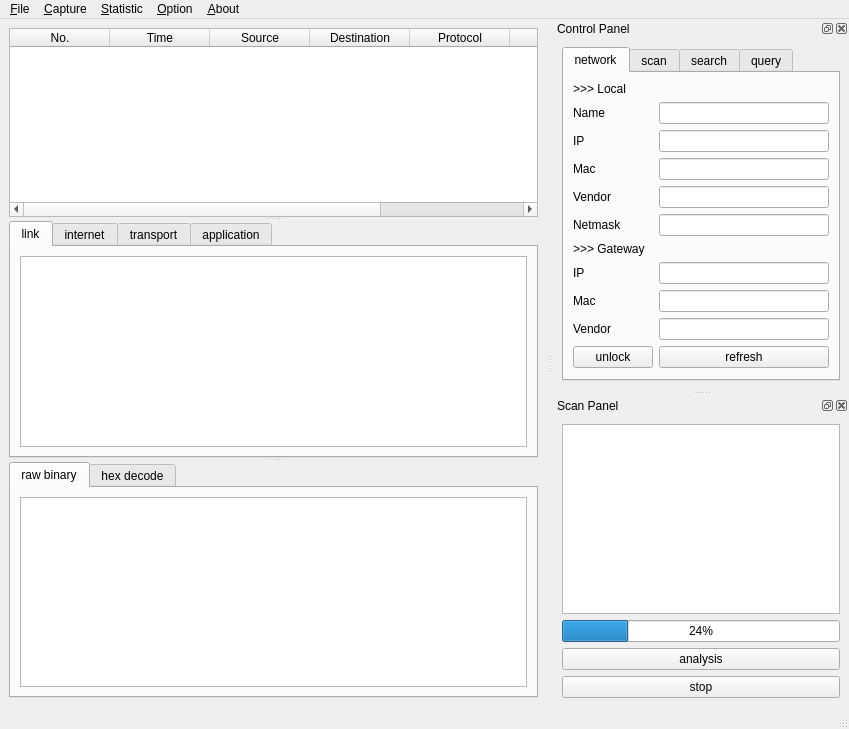
<?xml version="1.0" encoding="UTF-8"?>
<ui version="4.0">
 <class>MainWindow</class>
 <widget class="QMainWindow" name="MainWindow">
  <property name="geometry">
   <rect>
    <x>0</x>
    <y>0</y>
    <width>849</width>
    <height>729</height>
   </rect>
  </property>
  <property name="windowTitle">
   <string>MainWindow</string>
  </property>
  <widget class="QWidget" name="centralwidget">
   <layout class="QHBoxLayout" name="horizontalLayout_8">
    <item>
     <widget class="QSplitter" name="splitter">
      <property name="orientation">
       <enum>Qt::Vertical</enum>
      </property>
      <widget class="QTableWidget" name="conciseInfoTable">
       <property name="showGrid">
        <bool>false</bool>
       </property>
       <column>
        <property name="text">
         <string>No.</string>
        </property>
       </column>
       <column>
        <property name="text">
         <string>Time</string>
        </property>
       </column>
       <column>
        <property name="text">
         <string>Source</string>
        </property>
       </column>
       <column>
        <property name="text">
         <string>Destination</string>
        </property>
       </column>
       <column>
        <property name="text">
         <string>Protocol</string>
        </property>
       </column>
       <column>
        <property name="text">
         <string>Length</string>
        </property>
       </column>
       <column>
        <property name="text">
         <string>Info</string>
        </property>
       </column>
      </widget>
      <widget class="QTabWidget" name="verboseInfoTab">
       <property name="currentIndex">
        <number>0</number>
       </property>
       <widget class="QWidget" name="linkTab">
        <attribute name="title">
         <string>link</string>
        </attribute>
        <layout class="QVBoxLayout" name="verticalLayout_7">
         <item>
          <widget class="QPlainTextEdit" name="linkTextEdit"/>
         </item>
        </layout>
       </widget>
       <widget class="QWidget" name="interTab">
        <attribute name="title">
         <string>internet</string>
        </attribute>
        <layout class="QVBoxLayout" name="verticalLayout_6">
         <item>
          <widget class="QPlainTextEdit" name="interTextEdit"/>
         </item>
        </layout>
       </widget>
       <widget class="QWidget" name="transTab">
        <attribute name="title">
         <string>transport</string>
        </attribute>
        <layout class="QVBoxLayout" name="verticalLayout_5">
         <item>
          <widget class="QPlainTextEdit" name="TransTextEdit"/>
         </item>
        </layout>
       </widget>
       <widget class="QWidget" name="appTab">
        <attribute name="title">
         <string>application</string>
        </attribute>
        <layout class="QVBoxLayout" name="verticalLayout_4">
         <item>
          <widget class="QPlainTextEdit" name="appTextEdit"/>
         </item>
        </layout>
       </widget>
      </widget>
      <widget class="QTabWidget" name="decodeInfoTab">
       <property name="currentIndex">
        <number>0</number>
       </property>
       <widget class="QWidget" name="rawTab">
        <attribute name="title">
         <string>raw binary</string>
        </attribute>
        <layout class="QVBoxLayout" name="verticalLayout_8">
         <item>
          <widget class="QPlainTextEdit" name="rawTextEdit"/>
         </item>
        </layout>
       </widget>
       <widget class="QWidget" name="hexTab">
        <attribute name="title">
         <string>hex decode</string>
        </attribute>
        <layout class="QVBoxLayout" name="verticalLayout_9">
         <item>
          <widget class="QPlainTextEdit" name="hexTextEdit"/>
         </item>
        </layout>
       </widget>
      </widget>
     </widget>
    </item>
   </layout>
  </widget>
  <widget class="QMenuBar" name="menubar">
   <property name="geometry">
    <rect>
     <x>0</x>
     <y>0</y>
     <width>849</width>
     <height>26</height>
    </rect>
   </property>
   <widget class="QMenu" name="menu_File">
    <property name="title">
     <string>&amp;File</string>
    </property>
    <widget class="QMenu" name="menu_export">
     <property name="title">
      <string>&amp;export</string>
     </property>
     <widget class="QMenu" name="menuNetwork_info">
      <property name="title">
       <string>&amp;network info</string>
      </property>
      <addaction name="actionNetCSV"/>
      <addaction name="actionNetJSON"/>
      <addaction name="actionNetPlain"/>
     </widget>
     <widget class="QMenu" name="menuLAN_info">
      <property name="title">
       <string>&amp;LAN info</string>
      </property>
      <addaction name="actionLANCSV"/>
      <addaction name="actionLANJSON"/>
      <addaction name="actionLANPlain"/>
     </widget>
     <widget class="QMenu" name="menuPackets_info">
      <property name="title">
       <string>&amp;packets info</string>
      </property>
      <addaction name="actionPktCSV"/>
      <addaction name="actionPktJSON"/>
      <addaction name="actionPktPlain"/>
     </widget>
     <addaction name="menuNetwork_info"/>
     <addaction name="menuLAN_info"/>
     <addaction name="menuPackets_info"/>
    </widget>
    <addaction name="action_Save"/>
    <addaction name="action_Open"/>
    <addaction name="separator"/>
    <addaction name="menu_export"/>
    <addaction name="separator"/>
    <addaction name="action_close"/>
   </widget>
   <widget class="QMenu" name="menu_Capture">
    <property name="title">
     <string>&amp;Capture</string>
    </property>
    <addaction name="action_Start"/>
    <addaction name="separator"/>
    <addaction name="action_Stop"/>
    <addaction name="separator"/>
    <addaction name="action_Restart"/>
   </widget>
   <widget class="QMenu" name="menu_Statistic">
    <property name="title">
     <string>&amp;Statistic</string>
    </property>
    <widget class="QMenu" name="menu_protocol">
     <property name="title">
      <string>&amp;protocol</string>
     </property>
     <addaction name="action_ProBar"/>
     <addaction name="action_ProHbar"/>
     <addaction name="action_ProPie"/>
    </widget>
    <widget class="QMenu" name="menu_length">
     <property name="title">
      <string>&amp;length</string>
     </property>
     <addaction name="action_LenBar"/>
     <addaction name="action_LenHbar"/>
     <addaction name="action_LenPie"/>
    </widget>
    <widget class="QMenu" name="menu_time">
     <property name="title">
      <string>&amp;time</string>
     </property>
     <addaction name="action_TimeBar"/>
     <addaction name="action_TimeHbar"/>
     <addaction name="action_TimePie"/>
    </widget>
    <addaction name="menu_protocol"/>
    <addaction name="menu_length"/>
    <addaction name="menu_time"/>
   </widget>
   <widget class="QMenu" name="menu_Option">
    <property name="title">
     <string>&amp;Option</string>
    </property>
    <addaction name="separator"/>
    <addaction name="action_Filter"/>
    <addaction name="separator"/>
    <addaction name="action_RefreshRank"/>
   </widget>
   <widget class="QMenu" name="menu_About">
    <property name="title">
     <string>&amp;About</string>
    </property>
    <addaction name="action_Help"/>
    <addaction name="separator"/>
    <addaction name="action_Author"/>
    <addaction name="separator"/>
    <addaction name="action_Rank"/>
   </widget>
   <addaction name="menu_File"/>
   <addaction name="menu_Capture"/>
   <addaction name="menu_Statistic"/>
   <addaction name="menu_Option"/>
   <addaction name="menu_About"/>
  </widget>
  <widget class="QStatusBar" name="statusbar"/>
  <widget class="QDockWidget" name="controlDock">
   <property name="enabled">
    <bool>true</bool>
   </property>
   <property name="floating">
    <bool>false</bool>
   </property>
   <property name="windowTitle">
    <string>Control Panel</string>
   </property>
   <attribute name="dockWidgetArea">
    <number>2</number>
   </attribute>
   <widget class="QWidget" name="controlDockContents">
    <layout class="QHBoxLayout" name="horizontalLayout_2">
     <item>
      <widget class="QTabWidget" name="controlTabManage">
       <property name="currentIndex">
        <number>0</number>
       </property>
       <property name="tabBarAutoHide">
        <bool>false</bool>
       </property>
       <widget class="QWidget" name="networkTab">
        <attribute name="title">
         <string>network</string>
        </attribute>
        <layout class="QFormLayout" name="formLayout">
         <item row="1" column="0">
          <widget class="QLabel" name="nameLabel">
           <property name="text">
            <string>Name</string>
           </property>
          </widget>
         </item>
         <item row="1" column="1">
          <widget class="QLineEdit" name="nameLineEdit"/>
         </item>
         <item row="2" column="0">
          <widget class="QLabel" name="ipLabel">
           <property name="text">
            <string>IP</string>
           </property>
          </widget>
         </item>
         <item row="2" column="1">
          <widget class="QLineEdit" name="ipLineEdit"/>
         </item>
         <item row="3" column="0">
          <widget class="QLabel" name="macLabel">
           <property name="text">
            <string>Mac</string>
           </property>
          </widget>
         </item>
         <item row="3" column="1">
          <widget class="QLineEdit" name="macLineEdit"/>
         </item>
         <item row="4" column="0">
          <widget class="QLabel" name="vendorLabel">
           <property name="text">
            <string>Vendor</string>
           </property>
          </widget>
         </item>
         <item row="4" column="1">
          <widget class="QLineEdit" name="vendorLineEdit"/>
         </item>
         <item row="5" column="0">
          <widget class="QLabel" name="netmaskLabel">
           <property name="text">
            <string>Netmask</string>
           </property>
          </widget>
         </item>
         <item row="5" column="1">
          <widget class="QLineEdit" name="netmaskLineEdit"/>
         </item>
         <item row="7" column="0">
          <widget class="QLabel" name="gwIpLabel">
           <property name="text">
            <string>IP</string>
           </property>
          </widget>
         </item>
         <item row="10" column="0">
          <widget class="QLabel" name="gwVendorLabel">
           <property name="text">
            <string>Vendor</string>
           </property>
          </widget>
         </item>
         <item row="10" column="1">
          <widget class="QLineEdit" name="gwVendorLineEdit"/>
         </item>
         <item row="13" column="1">
          <widget class="QPushButton" name="refreshButton">
           <property name="text">
            <string>refresh</string>
           </property>
          </widget>
         </item>
         <item row="0" column="0">
          <widget class="QLabel" name="localLabel">
           <property name="text">
            <string>&gt;&gt;&gt; Local</string>
           </property>
          </widget>
         </item>
         <item row="6" column="0">
          <widget class="QLabel" name="gwLabel">
           <property name="text">
            <string>&gt;&gt;&gt; Gateway</string>
           </property>
          </widget>
         </item>
         <item row="8" column="0">
          <widget class="QLabel" name="gwMacLabel">
           <property name="text">
            <string>Mac</string>
           </property>
          </widget>
         </item>
         <item row="13" column="0">
          <widget class="QPushButton" name="unlockButton">
           <property name="text">
            <string>unlock</string>
           </property>
          </widget>
         </item>
         <item row="7" column="1">
          <widget class="QLineEdit" name="gwIpLineEdit"/>
         </item>
         <item row="8" column="1">
          <widget class="QLineEdit" name="gwMacLineEdit"/>
         </item>
        </layout>
       </widget>
       <widget class="QWidget" name="scanTab">
        <attribute name="title">
         <string>scan</string>
        </attribute>
        <layout class="QVBoxLayout" name="verticalLayout_3">
         <item>
          <widget class="QLabel" name="rangeLabel">
           <property name="text">
            <string>Range</string>
           </property>
          </widget>
         </item>
         <item>
          <widget class="QLineEdit" name="rangeLineEdit"/>
         </item>
         <item>
          <widget class="QPushButton" name="rangeButton">
           <property name="text">
            <string>range scan</string>
           </property>
          </widget>
         </item>
         <item>
          <widget class="QLabel" name="maskLabel">
           <property name="text">
            <string>Mask</string>
           </property>
          </widget>
         </item>
         <item>
          <widget class="QLineEdit" name="maskLineEdit"/>
         </item>
         <item>
          <widget class="QPushButton" name="maskButton">
           <property name="text">
            <string>mask scan</string>
           </property>
          </widget>
         </item>
        </layout>
       </widget>
       <widget class="QWidget" name="searchTab">
        <attribute name="title">
         <string>search</string>
        </attribute>
        <layout class="QFormLayout" name="formLayout_4">
         <item row="0" column="0">
          <widget class="QLabel" name="searchLabel">
           <property name="text">
            <string>Search</string>
           </property>
          </widget>
         </item>
         <item row="0" column="1">
          <widget class="QLineEdit" name="searchLineEdit"/>
         </item>
         <item row="1" column="1">
          <widget class="QPushButton" name="searchButton">
           <property name="text">
            <string>search</string>
           </property>
          </widget>
         </item>
        </layout>
       </widget>
       <widget class="QWidget" name="ipinfoTab">
        <attribute name="title">
         <string>query</string>
        </attribute>
        <layout class="QFormLayout" name="formLayout_3">
         <item row="0" column="0">
          <widget class="QLabel" name="sipLabel">
           <property name="text">
            <string>Query IP</string>
           </property>
          </widget>
         </item>
         <item row="0" column="1">
          <widget class="QLineEdit" name="sipLineEdit"/>
         </item>
         <item row="1" column="0" colspan="2">
          <widget class="QTextEdit" name="sipTextEdit"/>
         </item>
         <item row="2" column="0">
          <widget class="QPushButton" name="sipButton">
           <property name="text">
            <string>query</string>
           </property>
          </widget>
         </item>
        </layout>
       </widget>
      </widget>
     </item>
    </layout>
   </widget>
  </widget>
  <widget class="QDockWidget" name="scanDock">
   <property name="windowTitle">
    <string>Scan Panel</string>
   </property>
   <attribute name="dockWidgetArea">
    <number>2</number>
   </attribute>
   <widget class="QWidget" name="scanDockContents">
    <layout class="QVBoxLayout" name="verticalLayout">
     <item>
      <widget class="QListWidget" name="nodeListWidget"/>
     </item>
     <item>
      <widget class="QProgressBar" name="scanProgressBar">
       <property name="value">
        <number>24</number>
       </property>
      </widget>
     </item>
     <item>
      <widget class="QPushButton" name="analysisPushButton">
       <property name="text">
        <string>analysis</string>
       </property>
      </widget>
     </item>
     <item>
      <widget class="QPushButton" name="stopPushButton">
       <property name="text">
        <string>stop</string>
       </property>
      </widget>
     </item>
    </layout>
   </widget>
  </widget>
  <action name="action_Save">
   <property name="text">
    <string>&amp;save</string>
   </property>
  </action>
  <action name="action_Open">
   <property name="text">
    <string>&amp;open</string>
   </property>
  </action>
  <action name="action_Export">
   <property name="text">
    <string>&amp;Export</string>
   </property>
  </action>
  <action name="actionNetCSV">
   <property name="text">
    <string>&amp;CSV</string>
   </property>
  </action>
  <action name="actionNetJSON">
   <property name="text">
    <string>&amp;JSON</string>
   </property>
  </action>
  <action name="actionNetPlain">
   <property name="text">
    <string>&amp;plain text</string>
   </property>
  </action>
  <action name="actionLANCSV">
   <property name="text">
    <string>CSV</string>
   </property>
  </action>
  <action name="actionLANJSON">
   <property name="text">
    <string>JSON</string>
   </property>
  </action>
  <action name="actionLANPlain">
   <property name="text">
    <string>plain text</string>
   </property>
  </action>
  <action name="actionPktCSV">
   <property name="text">
    <string>CSV</string>
   </property>
  </action>
  <action name="actionPktJSON">
   <property name="text">
    <string>JSON</string>
   </property>
  </action>
  <action name="actionPktPlain">
   <property name="text">
    <string>plain text</string>
   </property>
  </action>
  <action name="action_Start">
   <property name="text">
    <string>&amp;start</string>
   </property>
  </action>
  <action name="actionSto_p">
   <property name="text">
    <string>sto&amp;p</string>
   </property>
  </action>
  <action name="action_restart">
   <property name="text">
    <string>&amp;restart</string>
   </property>
  </action>
  <action name="action_ProBar">
   <property name="text">
    <string>&amp;bar</string>
   </property>
  </action>
  <action name="action_ProHbar">
   <property name="text">
    <string>&amp;hbar</string>
   </property>
  </action>
  <action name="action_ProPie">
   <property name="text">
    <string>&amp;pie</string>
   </property>
  </action>
  <action name="action_LenBar">
   <property name="text">
    <string>&amp;bar</string>
   </property>
  </action>
  <action name="action_LenHbar">
   <property name="text">
    <string>&amp;hbar</string>
   </property>
  </action>
  <action name="action_LenPie">
   <property name="text">
    <string>&amp;pie</string>
   </property>
  </action>
  <action name="action_TimeBar">
   <property name="text">
    <string>&amp;bar</string>
   </property>
  </action>
  <action name="action_TimeHbar">
   <property name="text">
    <string>&amp;hbar</string>
   </property>
  </action>
  <action name="action_TimePie">
   <property name="text">
    <string>&amp;pie</string>
   </property>
  </action>
  <action name="action_Stop">
   <property name="text">
    <string>sto&amp;p</string>
   </property>
  </action>
  <action name="action_Restart">
   <property name="text">
    <string>&amp;restart</string>
   </property>
  </action>
  <action name="action_Help">
   <property name="text">
    <string>&amp;help</string>
   </property>
  </action>
  <action name="action_Author">
   <property name="text">
    <string>&amp;author</string>
   </property>
  </action>
  <action name="action_close">
   <property name="text">
    <string>&amp;close</string>
   </property>
   <property name="shortcut">
    <string>Ctrl+Q</string>
   </property>
  </action>
  <action name="action_rank">
   <property name="text">
    <string>&amp;rank</string>
   </property>
  </action>
  <action name="action_Rank">
   <property name="text">
    <string>&amp;rank</string>
   </property>
  </action>
  <action name="action_Filter">
   <property name="text">
    <string>&amp;filter</string>
   </property>
  </action>
  <action name="action_RefreshRank">
   <property name="text">
    <string>&amp;refresh rank</string>
   </property>
  </action>
 </widget>
 <resources/>
 <connections/>
</ui>
